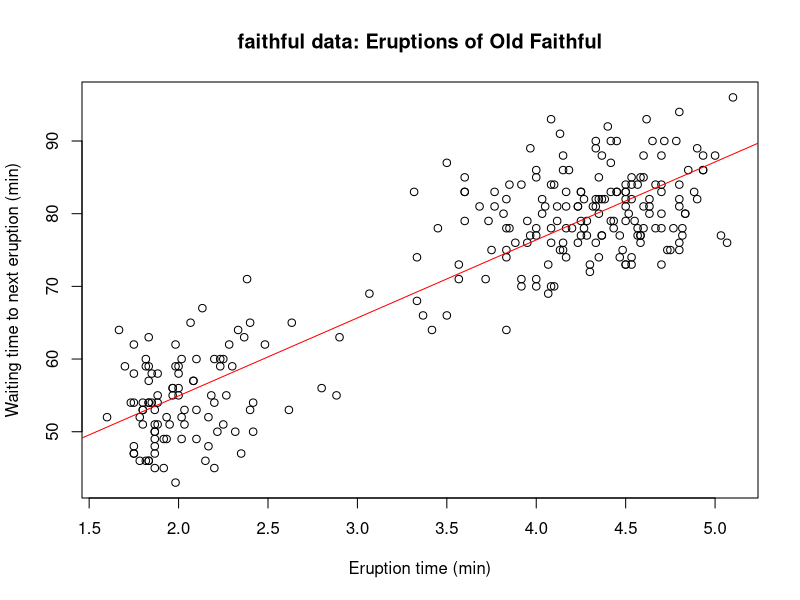

Source code (R):
## ---- chunk 1
require(stats); require(graphics);
f.tit <-  "faithful data: Eruptions of Old Faithful"
plot(faithful$eruptions, faithful$waiting, main = f.tit,
     xlab = "Eruption time (min)",
     ylab = "Waiting time to next eruption (min)")
fit <- lm(waiting ~ eruptions, faithful)
      abline(fit, col="red")
## ---- chunk 2
summary(fit)
## ---- chunk 3
erupt<- 5 #Assume last eruption was 5 minutes long 
wait <- fit$coeff[1] + erupt * fit$coeff[2]
paste("Expected time to next eruption is", round(wait, 0), "minutes.")
